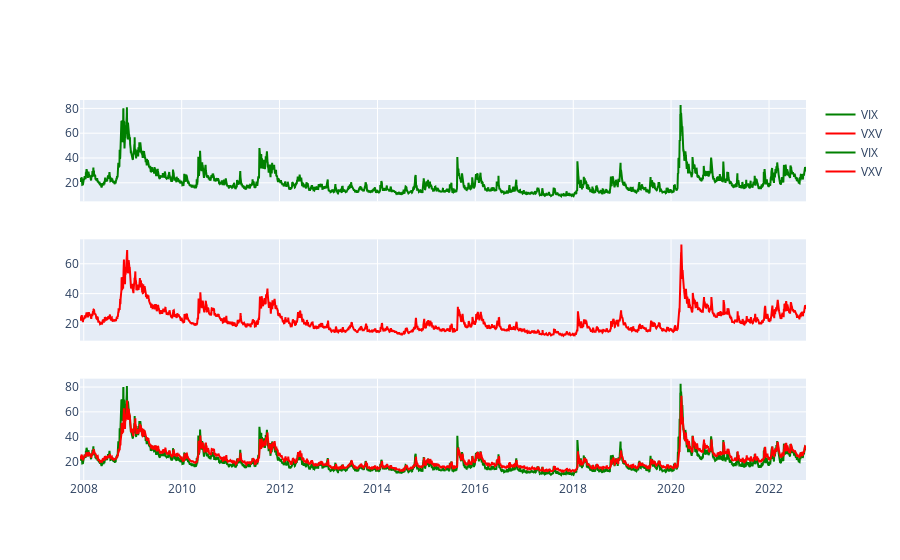

Write notebook code for a chart like this one.
### Code cell
fig = make_subplots(rows=3, cols=1, shared_xaxes=True)

# fig.add_trace(go.Candlestick(x=df.index,
#   open=df['Open'],
#   high=df['High'],
#   low=df['Low'],
#   close=df['Close']), row=1, col=1)

fig.add_trace(go.Scatter(x=vix_date, 
                         y=vix_value, 
                         line=dict(color='green', width=2), 
                         name='VIX'), row=1, col=1)
fig.add_trace(go.Scatter(x=vix_date, 
                         y=vxv_value, 
                         line=dict(color='red', width=2), 
                         name='VXV'), row=2, col=1)
fig.add_trace(go.Scatter(x=vix_date, 
                         y=vix_value, 
                         line=dict(color='green', width=2), 
                         name='VIX'), row=3, col=1)
fig.add_trace(go.Scatter(x=vix_date, 
                         y=vxv_value, 
                         line=dict(color='red', width=2), 
                         name='VXV'), row=3, col=1)
fig.show()

### Figure 1 — Plotly figure (JSON) as saved in the notebook; plotly's stock layout.template omitted (floating-point values rounded to 4 significant figures; data arrays with more than 128 entries replaced by an {"elided": "..."} marker saying what was removed)
{"data": [{"line": {"color": "green", "width": 2}, "name": "VIX", "type": "scatter", "x": {"elided": "3735 str values"}, "xaxis": "x", "y": {"elided": "3735 float values"}, "yaxis": "y"}, {"line": {"color": "red", "width": 2}, "name": "VXV", "type": "scatter", "x": {"elided": "3735 str values"}, "xaxis": "x2", "y": {"elided": "3735 float values"}, "yaxis": "y2"}, {"line": {"color": "green", "width": 2}, "name": "VIX", "type": "scatter", "x": {"elided": "3735 str values"}, "xaxis": "x3", "y": {"elided": "3735 float values"}, "yaxis": "y3"}, {"line": {"color": "red", "width": 2}, "name": "VXV", "type": "scatter", "x": {"elided": "3735 str values"}, "xaxis": "x3", "y": {"elided": "3735 float values"}, "yaxis": "y3"}], "layout": {"xaxis": {"anchor": "y", "domain": [0, 1], "matches": "x3", "showticklabels": false}, "xaxis2": {"anchor": "y2", "domain": [0, 1], "matches": "x3", "showticklabels": false}, "xaxis3": {"anchor": "y3", "domain": [0, 1]}, "yaxis": {"anchor": "x", "domain": [0.7333, 1]}, "yaxis2": {"anchor": "x2", "domain": [0.3667, 0.6333]}, "yaxis3": {"anchor": "x3", "domain": [0, 0.2667]}}}
